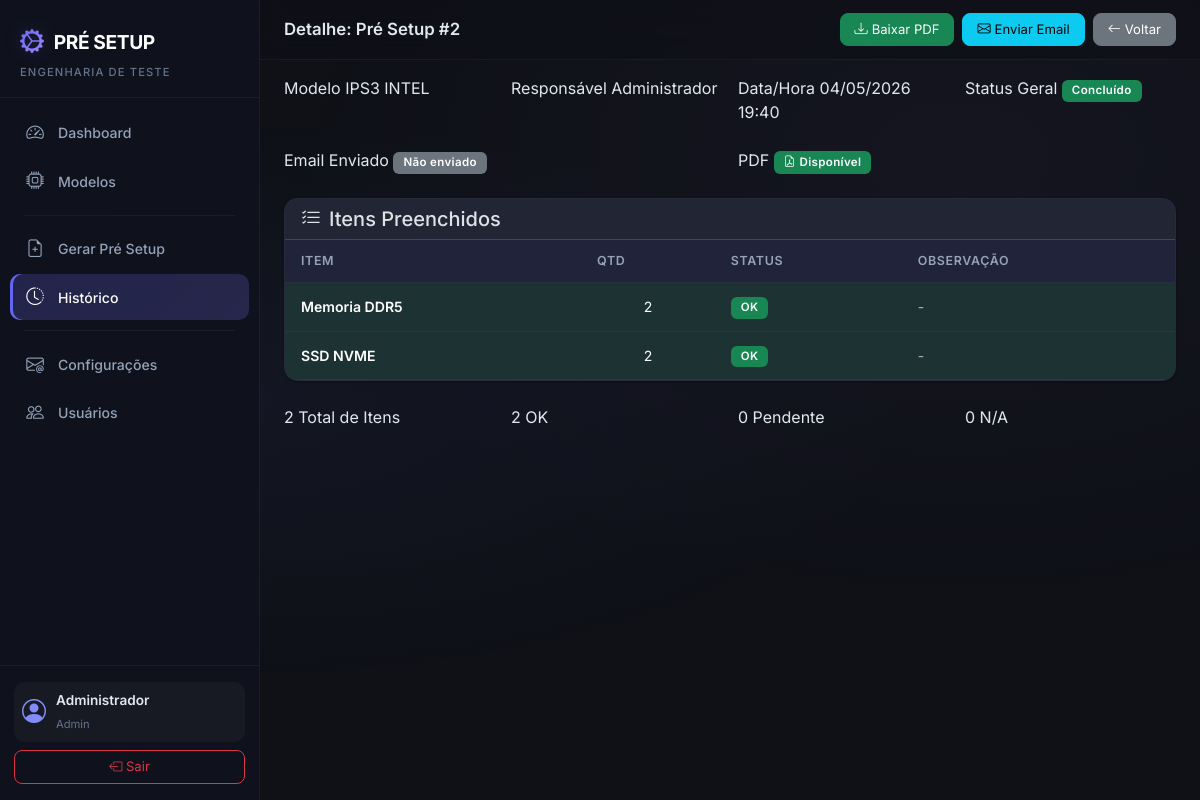
The page /setup/detail/2 (signed in) on the database its author committed.
### app/models.py (models this page shows, shortened)
class User(UserMixin, db.Model):
    __tablename__ = 'users'
    id = db.Column(db.Integer, primary_key=True)
    name = db.Column(db.String(150), nullable=False)
    username = db.Column(db.String(150), unique=True, nullable=False)
    email = db.Column(db.String(150), unique=True, nullable=True)
    password_hash = db.Column(db.String(256), nullable=False)
    profile = db.Column(db.String(50), nullable=False, default='Engenharia')  # Admin, Engenharia
    is_active_user = db.Column(db.Boolean, default=True)
    created_at = db.Column(db.DateTime, default=datetime.now)
    setups = db.relationship('PreSetup', backref='user', lazy='dynamic')
    @property
    def is_active(self):
        return self.is_active_user

class PreSetup(db.Model):
    __tablename__ = 'pre_setups'
    id = db.Column(db.Integer, primary_key=True)
    product_model_id = db.Column(db.Integer, db.ForeignKey('product_models.id'), nullable=False)
    user_id = db.Column(db.Integer, db.ForeignKey('users.id'), nullable=False)
    num_bays = db.Column(db.Integer, nullable=False, default=1)
    station = db.Column(db.String(50), nullable=False)  # FCT, SHELL, IO
    generated_at = db.Column(db.DateTime, default=datetime.now)
    overall_status = db.Column(db.String(50), nullable=False)  # CONCLUÍDO, COM PENDÊNCIA
    pdf_filename = db.Column(db.String(300), nullable=True)
    email_sent = db.Column(db.Boolean, default=False)
    email_sent_at = db.Column(db.DateTime, nullable=True)
    setup_items = db.relationship('PreSetupItem', backref='pre_setup', lazy='dynamic',
                                  cascade='all, delete-orphan')

class ProductModel(db.Model):
    __tablename__ = 'product_models'
    id = db.Column(db.Integer, primary_key=True)
    name = db.Column(db.String(150), unique=True, nullable=False)
    product_type = db.Column(db.String(50), nullable=False)  # Notebook, Desktop, Tiny
    station = db.Column(db.String(50), nullable=True)  # FCT, SHELL, IO
    is_active = db.Column(db.Boolean, default=True)
    created_at = db.Column(db.DateTime, default=datetime.now)
    template_items = db.relationship('TemplateItem', backref='product_model', lazy='dynamic',
                                     cascade='all, delete-orphan')
    items = db.relationship('Item', backref='product_model', lazy='dynamic',
                            cascade='all, delete-orphan')
    setups = db.relationship('PreSetup', backref='product_model', lazy='dynamic')

class PreSetupItem(db.Model):
    __tablename__ = 'pre_setup_items'
    id = db.Column(db.Integer, primary_key=True)
    pre_setup_id = db.Column(db.Integer, db.ForeignKey('pre_setups.id'), nullable=False)
    item_id = db.Column(db.Integer, db.ForeignKey('items.id'), nullable=False)
    group_area = db.Column(db.String(50), nullable=False)
    quantity = db.Column(db.Integer, nullable=False, default=1)
    status = db.Column(db.String(20), nullable=False)  # OK, PENDENTE, N/A
    observation = db.Column(db.Text, nullable=True)
    item = db.relationship('Item', backref='setup_items')

class Item(db.Model):
    __tablename__ = 'items'
    id = db.Column(db.Integer, primary_key=True)
    product_model_id = db.Column(db.Integer, db.ForeignKey('product_models.id'), nullable=True) # Temporarily nullable for migration
    name = db.Column(db.String(200), nullable=False)
    internal_code = db.Column(db.String(50), unique=False, nullable=True) # Removing unique constraint for simplicity
    category = db.Column(db.String(50), nullable=False, default='GERAL')
    description = db.Column(db.Text, nullable=True)
    image_filename = db.Column(db.String(300), nullable=True)
    quantity = db.Column(db.Integer, nullable=False, default=1)
    is_active = db.Column(db.Boolean, default=True)
    created_at = db.Column(db.DateTime, default=datetime.now)

### app/setup_requests/routes.py (the view)
@setup_bp.route('/detail/<int:setup_id>')
@login_required
def detail(setup_id):
    setup = PreSetup.query.get_or_404(setup_id)
    setup_items = PreSetupItem.query.filter_by(pre_setup_id=setup_id).all()
    total_items = len(setup_items)
    total_ok = sum(1 for i in setup_items if i.status == 'OK')
    total_pending = sum(1 for i in setup_items if i.status == 'PENDENTE')
    total_na = sum(1 for i in setup_items if i.status == 'N/A')
    return render_template('setup/detail.html',
                           setup=setup,
                           setup_items=setup_items,
                           total_items=total_items,
                           total_ok=total_ok,
                           total_pending=total_pending,
                           total_na=total_na)

### app/models.py (called while the page is built)
@login_manager.user_loader
def load_user(user_id):
    return User.query.get(int(user_id))

### app/templates/setup/detail.html (shortened to what this page needs)
{% extends "base.html" %}
{% block page_title %}Detalhe: Pré Setup #{{ setup.id }}{% endblock %}
{% block page_actions %}
{% if setup.pdf_filename %}
<a href="{{ url_for('setup_requests.download_pdf', setup_id=setup.id) }}" class="btn btn-success btn-sm">
    <i class="bi bi-download me-1"></i>Baixar PDF
</a>
{% endif %}
{% if not setup.email_sent and current_user.profile == 'Admin' %}
<form method="POST" action="{{ url_for('setup_requests.send_email', setup_id=setup.id) }}" class="d-inline">
    <button type="submit" class="btn btn-info btn-sm" onclick="return confirm('Enviar PDF por email?')">
        <i class="bi bi-envelope me-1"></i>Enviar Email
    </button>
</form>
{% endif %}
<a href="{{ url_for('setup_requests.history') }}" class="btn btn-secondary btn-sm">
    <i class="bi bi-arrow-left me-1"></i>Voltar
</a>
{% endblock %}
{% block content %}
<div class="row g-3 mb-4">
    <div class="col-md-3">
        <div class="info-card">
            <span class="info-label">Modelo</span>
            <span class="info-value">{{ setup.product_model.name }}</span>
        </div>
    </div>
    <div class="col-md-3">
        <div class="info-card">
            <span class="info-label">Responsável</span>
            <span class="info-value">{{ setup.user.name }}</span>
        </div>
    </div>
    <div class="col-md-3">
        <div class="info-card">
            <span class="info-label">Data/Hora</span>
            <span class="info-value">{{ setup.generated_at.strftime('%d/%m/%Y %H:%M') }}</span>
        </div>
    </div>
    <div class="col-md-3">
        <div class="info-card">
            <span class="info-label">Status Geral</span>
            <span class="info-value">
                {% if setup.overall_status == 'CONCLUÍDO' %}
                    <span class="badge bg-success">Concluído</span>
                {% else %}
                    <span class="badge bg-warning text-dark">Com Pendência</span>
                {% endif %}
            </span>
        </div>
    </div>
</div>
<div class="row g-3 mb-4">
    <div class="col-md-6">
        <div class="info-card">
            <span class="info-label">Email Enviado</span>
            <span class="info-value">
                {% if setup.email_sent %}
                    <span class="badge bg-info"><i class="bi bi-check me-1"></i>Sim</span>
                    {% if setup.email_sent_at %}
                    <small class="text-muted ms-2">{{ setup.email_sent_at.strftime('%d/%m/%Y %H:%M') }}</small>
                    {% endif %}
                {% else %}
                    <span class="badge bg-secondary">Não enviado</span>
                {% endif %}
            </span>
        </div>
    </div>
    <div class="col-md-6">
        <div class="info-card">
            <span class="info-label">PDF</span>
            <span class="info-value">
                {% if setup.pdf_filename %}
                    <span class="badge bg-success"><i class="bi bi-file-earmark-pdf me-1"></i>Disponível</span>
                {% else %}
                    <span class="badge bg-secondary">Não gerado</span>
                {% endif %}
            </span>
        </div>
    </div>
</div>
<div class="card card-custom mb-4">
    <div class="card-header card-header-custom">
        <h5 class="mb-0"><i class="bi bi-list-check me-2"></i>Itens Preenchidos</h5>
    </div>
    <div class="card-body p-0">
        <div class="table-responsive">
            <table class="table table-custom mb-0">
                <thead>
                    <tr>
                        <th>Item</th>
                        <th>Qtd</th>
                        <th>Status</th>
                        <th>Observação</th>
                    </tr>
                </thead>
                <tbody>
                    {% for si in setup_items %}
                    <tr class="{% if si.status == 'OK' %}status-ok{% elif si.status == 'PENDENTE' %}status-pending{% else %}status-na{% endif %}">
                        <td class="fw-semibold">{{ si.item.name }}</td>
                        <td class="text-center">{{ si.quantity }}</td>
                        <td>
                            {% if si.status == 'OK' %}
                                <span class="badge bg-success">OK</span>
                            {% elif si.status == 'PENDENTE' %}
                                <span class="badge bg-warning text-dark">PENDENTE</span>
                            {% else %}
                                <span class="badge bg-secondary">N/A</span>
                            {% endif %}
                        </td>
                        <td class="text-muted small">{{ si.observation or '-' }}</td>
                    </tr>
                    {% endfor %}
                </tbody>
            </table>
        </div>
    </div>
</div>
<div class="row g-3">
    <div class="col-md-3">
        <div class="summary-card summary-total">
            <span class="summary-number">{{ total_items }}</span>
            <span class="summary-label">Total de Itens</span>
        </div>
    </div>
    <div class="col-md-3">
        <div class="summary-card summary-ok">
            <span class="summary-number">{{ total_ok }}</span>
            <span class="summary-label">OK</span>
        </div>
    </div>
    <div class="col-md-3">
        <div class="summary-card summary-pending">
            <span class="summary-number">{{ total_pending }}</span>
            <span class="summary-label">Pendente</span>
        </div>
    </div>
    <div class="col-md-3">
        <div class="summary-card summary-na">
            <span class="summary-number">{{ total_na }}</span>
            <span class="summary-label">N/A</span>
        </div>
    </div>
</div>
{% endblock %}

### app/templates/base.html (shortened to what this page needs)
<!DOCTYPE html>
<html lang="pt-BR" data-bs-theme="dark">
<head>
    <link href="https://cdn.jsdelivr.net/npm/bootstrap@5.3.3/dist/css/bootstrap.min.css" rel="stylesheet">
    <link href="https://cdn.jsdelivr.net/npm/bootstrap-icons@1.11.3/font/bootstrap-icons.min.css" rel="stylesheet">
    <link rel="stylesheet" href="{{ url_for('static', filename='css/style.css') }}">
</head>
<body>
    {% if current_user.is_authenticated %}
    <nav class="sidebar" id="sidebar">
        <div class="sidebar-header">
            <div class="sidebar-brand">
                <i class="bi bi-gear-wide-connected"></i>
                <span>PRÉ SETUP</span>
            </div>
            <small class="sidebar-subtitle">Engenharia de Teste</small>
        </div>
        <ul class="sidebar-nav">
            <li class="sidebar-nav-item">
                <a href="{{ url_for('dashboard.index') }}" class="sidebar-nav-link {% if request.endpoint == 'dashboard.index' %}active{% endif %}">
                    <i class="bi bi-speedometer2"></i>
                    <span>Dashboard</span>
                </a>
            </li>
            {% if current_user.profile == 'Admin' %}
            <li class="sidebar-nav-item">
                <a href="{{ url_for('models_blueprint.index') }}" class="sidebar-nav-link {% if 'models_blueprint' in request.endpoint %}active{% endif %}">
                    <i class="bi bi-cpu"></i>
                    <span>Modelos</span>
                </a>
            </li>
            {% endif %}
            <li class="sidebar-divider"></li>
            <li class="sidebar-nav-item">
                <a href="{{ url_for('setup_requests.generate_select') }}" class="sidebar-nav-link {% if request.endpoint == 'setup_requests.generate_select' or request.endpoint == 'setup_requests.generate_form' %}active{% endif %}">
                    <i class="bi bi-file-earmark-plus"></i>
                    <span>Gerar Pré Setup</span>
                </a>
            </li>
            <li class="sidebar-nav-item">
                <a href="{{ url_for('setup_requests.history') }}" class="sidebar-nav-link {% if request.endpoint == 'setup_requests.history' or request.endpoint == 'setup_requests.detail' %}active{% endif %}">
                    <i class="bi bi-clock-history"></i>
                    <span>Histórico</span>
                </a>
            </li>
            {% if current_user.profile == 'Admin' %}
            <li class="sidebar-divider"></li>
            <li class="sidebar-nav-item">
                <a href="{{ url_for('email_config.index') }}" class="sidebar-nav-link {% if 'email_config' in request.endpoint %}active{% endif %}">
                    <i class="bi bi-envelope-at"></i>
                    <span>Configurações</span>
                </a>
            </li>
            <li class="sidebar-nav-item">
                <a href="{{ url_for('users.index') }}" class="sidebar-nav-link {% if 'users' in request.endpoint %}active{% endif %}">
                    <i class="bi bi-people"></i>
                    <span>Usuários</span>
                </a>
            </li>
            {% endif %}
        </ul>
        <div class="sidebar-footer">
            <div class="sidebar-user">
                <i class="bi bi-person-circle"></i>
                <div>
                    <div class="sidebar-user-name">{{ current_user.name }}</div>
                    <small class="sidebar-user-role">{{ current_user.profile }}</small>
                </div>
            </div>
            <a href="{{ url_for('auth.logout') }}" class="btn btn-outline-danger btn-sm w-100 mt-2">
                <i class="bi bi-box-arrow-left"></i> Sair
            </a>
        </div>
    </nav>
    <main class="main-content">
        <div class="topbar">
            <h5 class="topbar-title">{% block page_title %}{% endblock %}</h5>
            <div class="topbar-actions">
                {% block page_actions %}{% endblock %}
            </div>
        </div>
        <div class="container-fluid px-4 py-3">
            {% block content %}{% endblock %}
        </div>
    </main>
    {% else %}
        {% block fullpage %}{% endblock %}
    {% endif %}
</body>
</html>

### rows shown on the page
User: name "Administrador", profile "Admin", user.name "Administrador"
PreSetup: id "2", generated_at "04/05/2026 19:40"
ProductModel: product_model.name "IPS3 INTEL"
PreSetupItem: item.name "Memoria DDR5", quantity "2", status "OK", observation "-"
PreSetupItem: item.name "SSD NVME", quantity "2", status "OK", observation "-"

### other values the page prints
{{ total_items }} "2"
{{ total_ok }} "2"
{{ total_pending }} "0"
{{ total_na }} "0"
